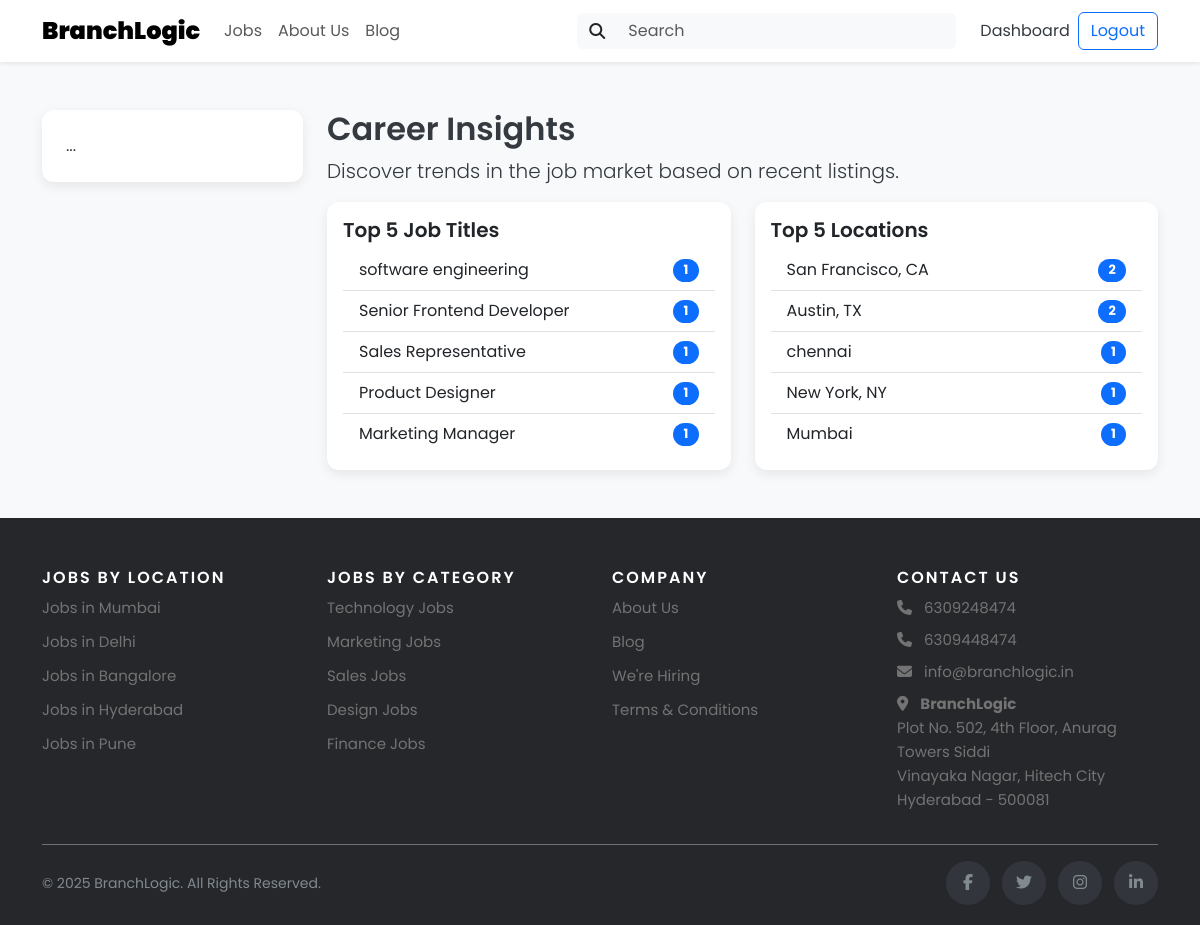
The page /career_insights (signed in) on the database its author committed.
### app.py (models this page shows)
class Job(db.Model):
    id = db.Column(db.Integer, primary_key=True)
    title = db.Column(db.String(200), nullable=False)
    company = db.Column(db.String(200), nullable=False)
    location = db.Column(db.String(200), nullable=False)
    job_type = db.Column(db.String(50), nullable=False)
    remote = db.Column(db.Boolean, default=False)
    salary = db.Column(db.String(100))
    tags = db.Column(db.Text)
    urgent = db.Column(db.Boolean, default=False)
    logo = db.Column(db.String(200))
    description = db.Column(db.Text)
    requirements = db.Column(db.Text)
    benefits = db.Column(db.Text)
    category = db.Column(db.String(100))
    employer_id = db.Column(db.Integer, db.ForeignKey('user.id'), nullable=False)
    employer_email = db.Column(db.String(200), nullable=False)
    status = db.Column(db.String(20), default='active')
    applications_count = db.Column(db.Integer, default=0)
    application_deadline = db.Column(db.DateTime)
    posted_at = db.Column(db.DateTime, default=datetime.utcnow)
    created_at = db.Column(db.DateTime, default=datetime.utcnow)
    updated_at = db.Column(db.DateTime, default=datetime.utcnow, onupdate=datetime.utcnow)

### app.py (the view)
@app.route('/career_insights')
@login_required
def career_insights():
    from sqlalchemy import func
    top_titles = (
        db.session.query(Job.title, func.count().label('count'))
        .group_by(Job.title)
        .order_by(func.count().desc())
        .limit(5)
        .all()
    )
    top_locations = (
        db.session.query(Job.location, func.count().label('count'))
        .group_by(Job.location)
        .order_by(func.count().desc())
        .limit(5)
        .all()
    )
    return render_template('career_insights.html', top_titles=top_titles, top_locations=top_locations)

### app.py (called while the page is built, shortened)
@app.context_processor
def inject_now():
    return {'now': datetime.utcnow}

@login_manager.user_loader
def load_user(user_id):
    return User.query.get(int(user_id))

### templates/career_insights.html (shortened to what this page needs)
{% extends "base.html" %}
{% block content %}
<div class="container py-5">
    <div class="row">
        <div class="col-md-3">
            <div class="sidebar">
                ...
            </div>
        </div>
        <div class="col-md-9">
            <h2>Career Insights</h2>
            <p class="lead">Discover trends in the job market based on recent listings.</p>
            <div class="row g-4">
                <div class="col-md-6">
                    <div class="card">
                        <div class="card-body">
                            <h5 class="card-title">Top 5 Job Titles</h5>
                            <ul class="list-group list-group-flush">
                                {% for title, count in top_titles %}
                                <li class="list-group-item d-flex justify-content-between align-items-center">
                                    {{ title }}
                                    <span class="badge bg-primary rounded-pill">{{ count }}</span>
                                </li>
                                {% endfor %}
                            </ul>
                        </div>
                    </div>
                </div>
                <div class="col-md-6">
                    <div class="card">
                        <div class="card-body">
                            <h5 class="card-title">Top 5 Locations</h5>
                            <ul class="list-group list-group-flush">
                                {% for location, count in top_locations %}
                                <li class="list-group-item d-flex justify-content-between align-items-center">
                                    {{ location }}
                                    <span class="badge bg-primary rounded-pill">{{ count }}</span>
                                </li>
                                {% endfor %}
                            </ul>
                        </div>
                    </div>
                </div>
            </div>
        </div>
    </div>
</div>
{% endblock %}

### static/css/style.css (style rules this page uses)
body { font-family: 'Poppins', sans-serif; background-color: #f8f9fa; color: #343a40; }
h1, h2, h3, h4, h5, h6 { font-weight: 600; }
.bg-primary { background-color: #0d6efd !important; }
.card { border: none; border-radius: 0.75rem; box-shadow: 0 4px 12px rgba(0,0,0,0.08); transition: transform 0.3s ease, box-shadow 0.3s ease; }
.badge { font-size: 0.8rem; padding: 0.4em 0.8em; }
.sidebar { background-color: #fff; padding: 1.5rem; border-radius: 0.75rem; box-shadow: 0 4px 12px rgba(0,0,0,0.08); }

### rows shown on the page
Job: title "software engineering", remote "1", location "chennai"
Job: title "Senior Frontend Developer", count "1"
Job: title "Sales Representative", urgent "1"
Job: title "Product Designer", urgent "1", location "New York, NY"
Job: title "Marketing Manager", applications_count "1"
Job: location "Mumbai", count "1"

### other values the page prints
{{ location }} "San Francisco, CA" "Austin, TX"
{{ count }} "2" "2"
